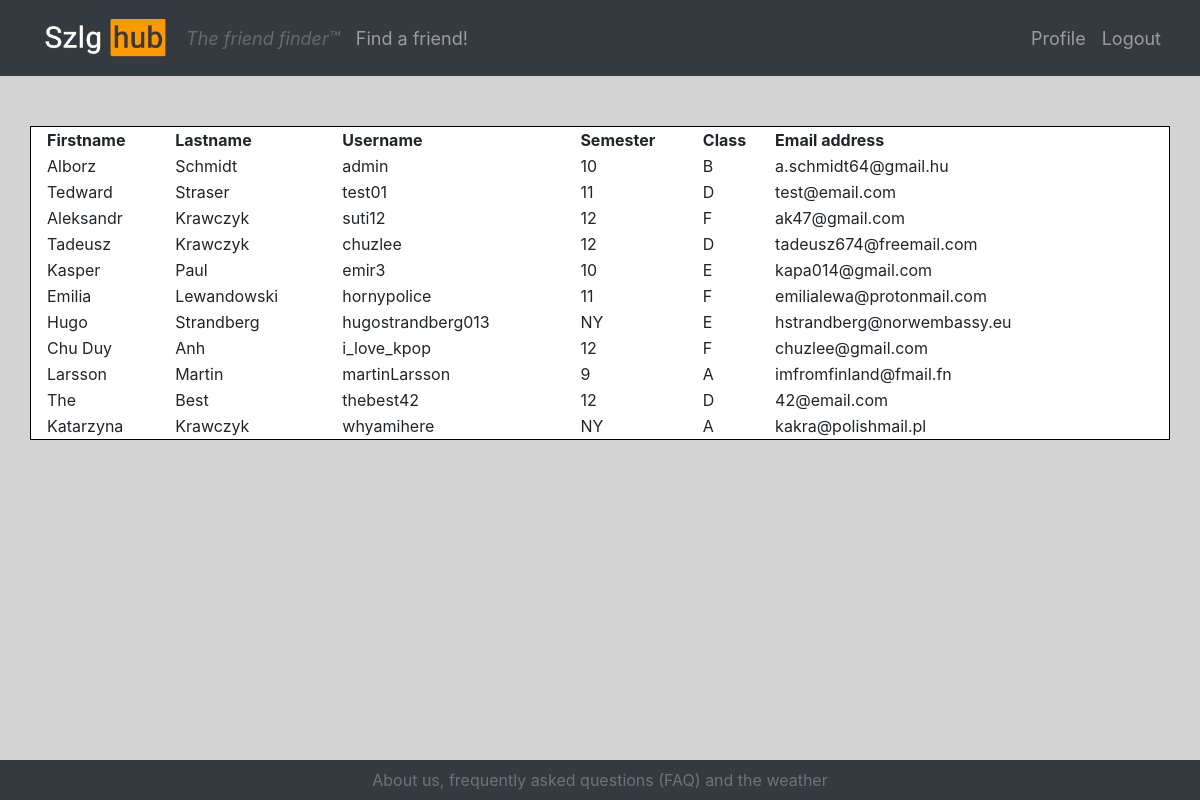
Screenshot of /table/ with the database file from the repository.
### users/models.py (models this page shows, shortened)
class Profile(models.Model):
	user = models.OneToOneField(User, on_delete=models.CASCADE)
	image = models.ImageField(default='default.png', upload_to='profile_pics')
	desc = models.TextField(max_length=512, default='null')
	points = models.IntegerField(default='0')
	SEMESTER_CHOICES = (
	("NY", "NY"),
    ("9", "9"),
    ("10", "10"),
    ("11", "11"),
    ("12", "12")
	)
	year_in_school = models.CharField(
        max_length = 20,
        choices = SEMESTER_CHOICES,
        default = '0'
        )
	CLASS_CHOICES = (
	("A", "A"),
    ("B", "B"),
    ("C", "C"),
    ("D", "D"),
    ("E", "E"),
    ("F", "F")
	)
	class_in_school = models.CharField(
        max_length = 20,
        choices = CLASS_CHOICES,
        default = 'A'
        )

### users/views.py (the view)
# urls.py: path('table/', user_views.table, name='table'),
def table(request):
	context = {
		'Profile':Profile.objects.all()
	}
	return render(request, 'user/table.html', context)

### users/templates/user/table.html (shortened to what this page needs)
{% extends "base.html" %}
{% block content %}
	<head>
		<link rel="stylesheet" href="https://maxcdn.bootstrapcdn.com/bootstrap/4.5.2/css/bootstrap.min.css">
	</head>
	<body style="background-color: lightgray">
        <div class="container" style="margin-top:50px; border: 1px solid black; background-color: white">
            <table style="width:100%">
                <tr>
                  <th>Firstname</th>
                  <th>Lastname</th>
                  <th>Username</th>
                  <th>Semester</th>
                  <th>Class</th>
                  <th>Email address</th>
                </tr>
		        {% for Profile in Profile %}
                <tr>
                    <td>{{ Profile.user.first_name }}</td>
                    <td>{{ Profile.user.last_name }}</td>
                    <td>{{ Profile.user.username }}</td>
                    <td>{{ Profile.user.profile.year_in_school }}</td>
                    <td>{{ Profile.user.profile.class_in_school }}</td>
                    <td>{{ Profile.user.email }}</td>
                </tr>
		        {% endfor %}
              </table>
		</div>
	</body>
{% endblock content %}

### browse/templates/base.html (shortened to what this page needs)
<!DOCTYPE html>
<html>
<head>
</head>
<body>
	<nav class="navbar navbar-expand-lg navbar-dark bg-dark">
		<div class="container-fluid">
			<img src="../media/logo.png" alt="SzlgHub" height="60px" style="margin:0; padding:0">
		  	<div class="collapse navbar-collapse" id="navbarCollapse">
			<ul class="navbar-nav mr-auto" >
			  <li class="nav-item">
				<a class="nav-link disabled" style="font-size:18px; font-style: italic">The friend finder™</a>
			  </li>
			  <li class="nav-item">
				<a class="nav-link" href="/browse" style="font-size:18px">Find a friend!</a>
			  </li>
			</ul>
			<span class="navbar-text">
				<ul class="navbar-nav mr-auto" >
					<li class="nav-item">
						<a class="nav-link" href="/profile" style="font-size:18px">Profile</a>
					</li>
					<li class="nav-item me-auto">
						<a class="nav-link" href="/logout" style="font-size:18px">Logout</a>
				  	</li>
				</ul>
			</span>
		  	</div>
		</div>
	</nav>
	<div>{% block content %}{% endblock %}</div>
	<nav class="navbar fixed-bottom navbar-light bg-dark">
			<span style="margin-left:auto; margin-right:auto">
				<a href="/about" class="text-muted" style="margin: 50px">About us, frequently asked questions (FAQ) and the weather</a>
			</span>
	</nav>
</body>
</html>

### rows the page displays
Profile: user.first_name "Alborz", user.last_name "Schmidt", user.username "admin", user.profile.year_in_school "10", user.profile.class_in_school "B", user.email "a.schmidt64@gmail.hu"
Profile: user.first_name "Tedward", user.last_name "Straser", user.username "test01", user.profile.year_in_school "11", user.profile.class_in_school "D", user.email "test@email.com"
Profile: user.first_name "Aleksandr", user.last_name "Krawczyk", user.username "suti12", user.profile.year_in_school "12", user.profile.class_in_school "F", user.email "ak47@gmail.com"
Profile: user.first_name "Tadeusz", user.last_name "Krawczyk", user.username "chuzlee", user.profile.year_in_school "12", user.profile.class_in_school "D", user.email "tadeusz674@freemail.com"
Profile: user.first_name "Kasper", user.last_name "Paul", user.username "emir3", user.profile.year_in_school "10", user.profile.class_in_school "E", user.email "kapa014@gmail.com"
Profile: user.first_name "Emilia", user.last_name "Lewandowski", user.username "hornypolice", user.profile.year_in_school "11", user.profile.class_in_school "F", user.email "emilialewa@protonmail.com"
Profile: user.first_name "Hugo", user.last_name "Strandberg", user.username "hugostrandberg013", user.profile.year_in_school "NY", user.profile.class_in_school "E", user.email "hstrandberg@norwembassy.eu"
Profile: user.first_name "Chu Duy", user.last_name "Anh", user.username "i_love_kpop", user.profile.year_in_school "12", user.profile.class_in_school "F", user.email "chuzlee@gmail.com"
Profile: user.first_name "Larsson", user.last_name "Martin", user.username "martinLarsson", user.profile.year_in_school "9", user.profile.class_in_school "A", user.email "imfromfinland@fmail.fn"
Profile: user.first_name "The", user.last_name "Best", user.username "thebest42", user.profile.year_in_school "12", user.profile.class_in_school "D", user.email "42@email.com"
Profile: user.first_name "Katarzyna", user.last_name "Krawczyk", user.username "whyamihere", user.profile.year_in_school "NY", user.profile.class_in_school "A", user.email "kakra@polishmail.pl"
